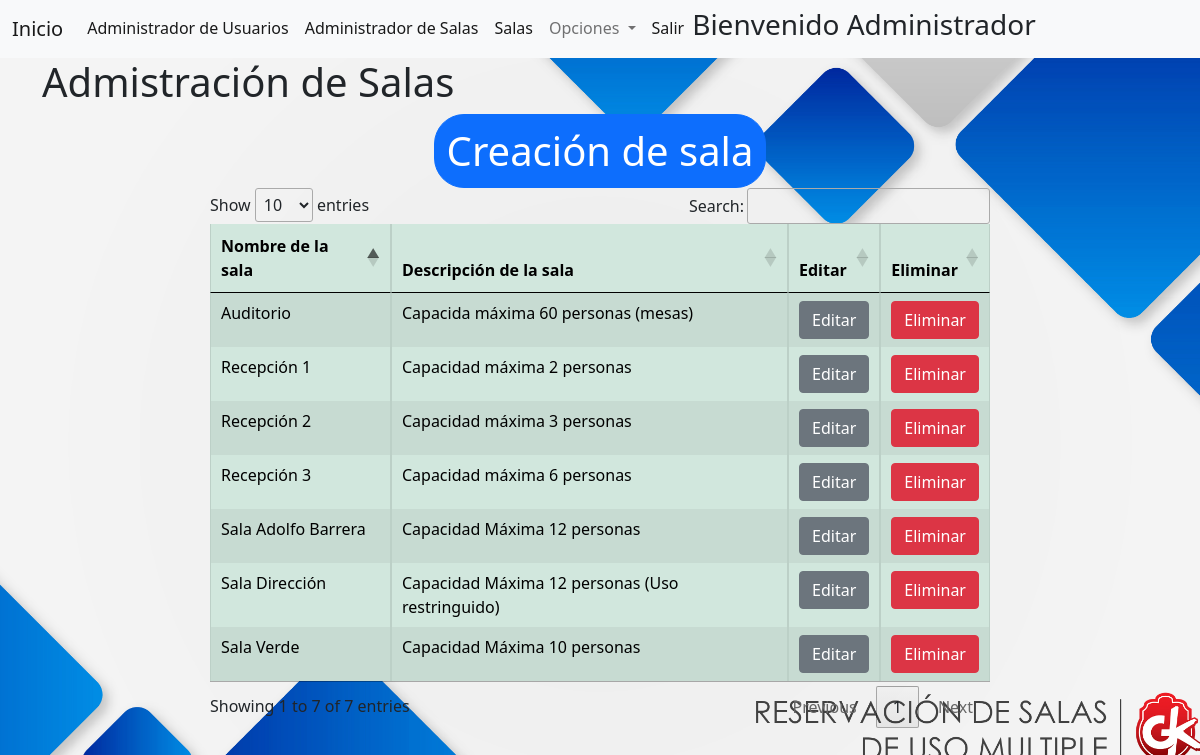
The app's page /frontend/adm_salas.php (signed in) with its own data.
### tables this page shows
CREATE TABLE `salas` (
  `id_salas` int(11) NOT NULL,
  `nom_salas` varchar(50) NOT NULL,
  `descrip_salas` text NOT NULL,
  `id_usuarios` int(11) NOT NULL,
  `posicion` int(100) NOT NULL
);

### backend/salas.php (called while the page is built, shortened)
<?php
class Salas{
    function getSalas(){
        include('conexion.php');
        $sql = "SELECT * FROM salas ORDER BY posicion";
        $result = $conexion->query($sql);
        return $result;
    }
}
?>

### frontend/adm_salas.php (the view, shortened to what this page needs)
<!DOCTYPE html>
<html lang="en">
<head>
    <link rel="stylesheet" href="../css/adm_salas.css">
<link rel="stylesheet" href="//cdn.datatables.net/1.13.4/css/jquery.dataTables.min.css">
</head>
<body>
    <?php
        include('navegacion.php');
        if ($_SESSION['active']) {
        if ($rol_usu == 1) {
    include('../backend/salas.php');
    $salas = new Salas();
        ?>
<div class="container" >
        <h1>Admistración de Salas</h1>
        <center><button type="button" class="btn btn-primary" data-bs-toggle="modal" data-bs-target="#Regis_salas" data-bs-whatever="@mdo" style="font-size: 40px; border-radius:30px">Creación de sala</button></center>
        </div>
            <div class="table-responsive">
            <table class="table table-striped table-bordered table-hover table-success" id="myTable">
                <thead>
                    <tr>
                    <th scope="col">Nombre de la sala</th>
                    <th scope="col">Descripción de la sala</th>
                    <th scope="col">Editar</th>
                    <th scope="col">Eliminar</th>
                    </tr>
                </thead>
                <tbody>
                    <?php
                    $result = $salas->getSalas();
                    while($row = $result->fetch_assoc()){
                    ?>
                        <tr>
                            <td><?php echo $row['nom_salas'];?></td>
                            <td><?php echo $row['descrip_salas'];?></td>
                            <td>
                            <form action="update_salas.php" method="POST">
                                <center><button type="submit" class="btn btn-secondary">Editar</button></center>
                            </form>
                            </td>
                            <form action="../backend/delet_salas.php" method="POST">
                            <td><center><button type="submit" class="btn btn-danger">Eliminar</button></center></td>
                            </form>
                        </tr>
                        <?php
                    }
                    ?>
                </tbody>
            </table>
        </div>
<?php
        }
    } else{
        include('../backend/salir.php');
    }
?>
</body>
</html>

### css/adm_salas.css (style rules this page uses)
body { background-image: url('Page.jpg'); background-position: center center; background-repeat: no-repeat; background-attachment: fixed; background-size: cover; }

### frontend/adm_salas.php (style rules this page uses)
.table-responsive { margin: 0 auto; width: 65%; height: 700px; }

### records on screen
salas: nom_salas "Recepción 1", descrip_salas "Capacidad máxima 2 personas"
salas: nom_salas "Recepción 2", descrip_salas "Capacidad máxima 3 personas"
salas: nom_salas "Recepción 3", descrip_salas "Capacidad máxima 6 personas"
salas: nom_salas "Sala Verde", descrip_salas "Capacidad Máxima 10 personas"
salas: nom_salas "Auditorio", descrip_salas "Capacida máxima 60 personas (mesas)"
salas: nom_salas "Sala Adolfo Barrera", descrip_salas "Capacidad Máxima 12 personas"
salas: nom_salas "Sala Dirección", descrip_salas "Capacidad Máxima 12 personas (Uso restringuido)"

### other values on screen
$nombre_usu "Administrador"
